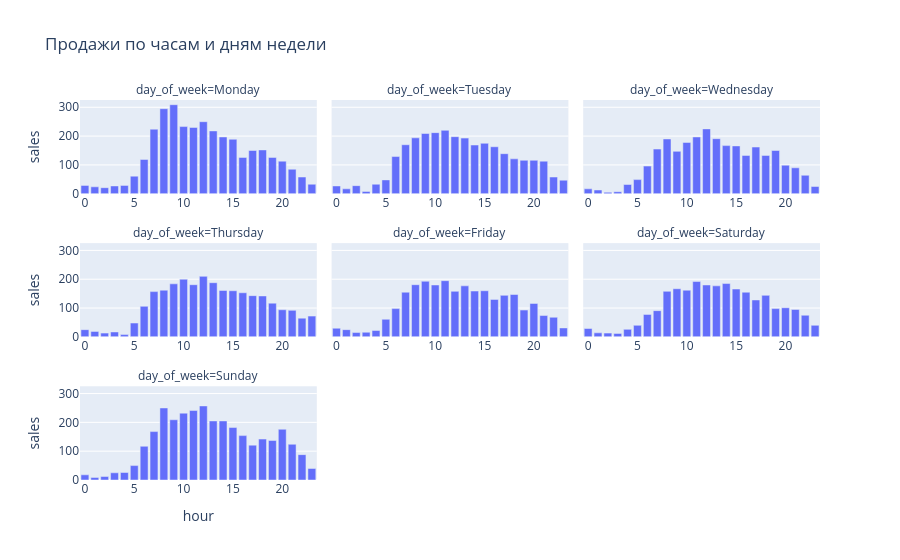

This figure's notebook cell:
### Code cell
fig = px.bar(
    sales, 
    x='hour', 
    y='sales',
    facet_col='day_of_week',
    facet_col_wrap=3,
    title='Продажи по часам и дням недели',
    facet_row_spacing=0.13,
)
fig.update_xaxes(showticklabels=True)
fig.show()

### Figure 1 — Plotly figure (JSON) as saved in the notebook; plotly's stock layout.template omitted (floating-point values rounded to 4 significant figures)
{"data": [{"hovertemplate": "day_of_week=Monday<br>hour=%{x}<br>sales=%{y}<extra></extra>", "legendgroup": "", "marker": {"color": "#636efa", "pattern": {"shape": ""}}, "name": "", "orientation": "v", "showlegend": false, "textposition": "auto", "type": "bar", "x": [0, 1, 2, 3, 4, 5, 6, 7, 8, 9, 10, 11, 12, 13, 14, 15, 16, 17, 18, 19, 20, 21, 22, 23], "xaxis": "x7", "y": [29, 24, 21, 27, 29, 61, 119, 224, 295, 309, 233, 230, 250, 218, 197, 189, 126, 150, 152, 126, 113, 85, 58, 33], "yaxis": "y7"}, {"hovertemplate": "day_of_week=Tuesday<br>hour=%{x}<br>sales=%{y}<extra></extra>", "legendgroup": "", "marker": {"color": "#636efa", "pattern": {"shape": ""}}, "name": "", "orientation": "v", "showlegend": false, "textposition": "auto", "type": "bar", "x": [0, 1, 2, 3, 4, 5, 6, 7, 8, 9, 10, 11, 12, 13, 14, 15, 16, 17, 18, 19, 20, 21, 22, 23], "xaxis": "x8", "y": [27, 17, 28, 8, 33, 48, 129, 170, 194, 209, 212, 220, 198, 193, 169, 175, 163, 139, 121, 116, 116, 113, 58, 47], "yaxis": "y8"}, {"hovertemplate": "day_of_week=Wednesday<br>hour=%{x}<br>sales=%{y}<extra></extra>", "legendgroup": "", "marker": {"color": "#636efa", "pattern": {"shape": ""}}, "name": "", "orientation": "v", "showlegend": false, "textposition": "auto", "type": "bar", "x": [0, 1, 2, 3, 4, 5, 6, 7, 8, 9, 10, 11, 12, 13, 14, 15, 16, 17, 18, 19, 20, 21, 22, 23], "xaxis": "x9", "y": [17, 13, 5, 7, 32, 49, 96, 155, 190, 147, 178, 197, 225, 191, 167, 166, 133, 162, 133, 150, 99, 90, 64, 25], "yaxis": "y9"}, {"hovertemplate": "day_of_week=Thursday<br>hour=%{x}<br>sales=%{y}<extra></extra>", "legendgroup": "", "marker": {"color": "#636efa", "pattern": {"shape": ""}}, "name": "", "orientation": "v", "showlegend": false, "textposition": "auto", "type": "bar", "x": [0, 1, 2, 3, 4, 5, 6, 7, 8, 9, 10, 11, 12, 13, 14, 15, 16, 17, 18, 19, 20, 21, 22, 23], "xaxis": "x4", "y": [25, 19, 13, 17, 8, 48, 106, 157, 162, 184, 200, 181, 210, 188, 161, 160, 153, 143, 142, 117, 94, 92, 65, 72], "yaxis": "y4"}, {"hovertemplate": "day_of_week=Friday<br>hour=%{x}<br>sales=%{y}<extra></extra>", "legendgroup": "", "marker": {"color": "#636efa", "pattern": {"shape": ""}}, "name": "", "orientation": "v", "showlegend": false, "textposition": "auto", "type": "bar", "x": [0, 1, 2, 3, 4, 5, 6, 7, 8, 9, 10, 11, 12, 13, 14, 15, 16, 17, 18, 19, 20, 21, 22, 23], "xaxis": "x5", "y": [30, 25, 15, 16, 22, 61, 98, 155, 181, 193, 180, 195, 158, 177, 159, 160, 130, 144, 147, 93, 116, 74, 68, 31], "yaxis": "y5"}, {"hovertemplate": "day_of_week=Saturday<br>hour=%{x}<br>sales=%{y}<extra></extra>", "legendgroup": "", "marker": {"color": "#636efa", "pattern": {"shape": ""}}, "name": "", "orientation": "v", "showlegend": false, "textposition": "auto", "type": "bar", "x": [0, 1, 2, 3, 4, 5, 6, 7, 8, 9, 10, 11, 12, 13, 14, 15, 16, 17, 18, 19, 20, 21, 22, 23], "xaxis": "x6", "y": [29, 14, 13, 12, 26, 40, 78, 91, 158, 167, 162, 192, 180, 177, 185, 166, 155, 128, 144, 98, 101, 95, 75, 40], "yaxis": "y6"}, {"hovertemplate": "day_of_week=Sunday<br>hour=%{x}<br>sales=%{y}<extra></extra>", "legendgroup": "", "marker": {"color": "#636efa", "pattern": {"shape": ""}}, "name": "", "orientation": "v", "showlegend": false, "textposition": "auto", "type": "bar", "x": [0, 1, 2, 3, 4, 5, 6, 7, 8, 9, 10, 11, 12, 13, 14, 15, 16, 17, 18, 19, 20, 21, 22, 23], "xaxis": "x", "y": [18, 9, 12, 25, 26, 50, 117, 168, 250, 209, 232, 241, 257, 205, 205, 182, 154, 121, 142, 137, 176, 124, 88, 40], "yaxis": "y"}], "layout": {"annotations": [{"font": {}, "showarrow": false, "text": "day_of_week=Sunday", "x": 0.16, "xanchor": "center", "xref": "paper", "y": 0.2467, "yanchor": "bottom", "yref": "paper"}, {"font": {}, "showarrow": false, "text": "day_of_week=Thursday", "x": 0.16, "xanchor": "center", "xref": "paper", "y": 0.6233, "yanchor": "bottom", "yref": "paper"}, {"font": {}, "showarrow": false, "text": "day_of_week=Friday", "x": 0.5, "xanchor": "center", "xref": "paper", "y": 0.6233, "yanchor": "bottom", "yref": "paper"}, {"font": {}, "showarrow": false, "text": "day_of_week=Saturday", "x": 0.84, "xanchor": "center", "xref": "paper", "y": 0.6233, "yanchor": "bottom", "yref": "paper"}, {"font": {}, "showarrow": false, "text": "day_of_week=Monday", "x": 0.16, "xanchor": "center", "xref": "paper", "y": 1, "yanchor": "bottom", "yref": "paper"}, {"font": {}, "showarrow": false, "text": "day_of_week=Tuesday", "x": 0.5, "xanchor": "center", "xref": "paper", "y": 1, "yanchor": "bottom", "yref": "paper"}, {"font": {}, "showarrow": false, "text": "day_of_week=Wednesday", "x": 0.84, "xanchor": "center", "xref": "paper", "y": 1, "yanchor": "bottom", "yref": "paper"}], "barmode": "relative", "legend": {"tracegroupgap": 0}, "title": {"text": "Продажи по часам и дням недели"}, "xaxis": {"anchor": "y", "domain": [0, 0.32], "showticklabels": true, "title": {"text": "hour"}}, "xaxis2": {"anchor": "y2", "domain": [0.34, 0.66], "matches": "x", "showticklabels": true, "title": {"text": "hour"}}, "xaxis3": {"anchor": "y3", "domain": [0.68, 1.0], "matches": "x", "showticklabels": true, "title": {"text": "hour"}}, "xaxis4": {"anchor": "y4", "domain": [0, 0.32], "matches": "x", "showticklabels": true}, "xaxis5": {"anchor": "y5", "domain": [0.34, 0.66], "matches": "x", "showticklabels": true}, "xaxis6": {"anchor": "y6", "domain": [0.68, 1.0], "matches": "x", "showticklabels": true}, "xaxis7": {"anchor": "y7", "domain": [0, 0.32], "matches": "x", "showticklabels": true}, "xaxis8": {"anchor": "y8", "domain": [0.34, 0.66], "matches": "x", "showticklabels": true}, "xaxis9": {"anchor": "y9", "domain": [0.68, 1.0], "matches": "x", "showticklabels": true}, "yaxis": {"anchor": "x", "domain": [0, 0.2467], "title": {"text": "sales"}}, "yaxis2": {"anchor": "x2", "domain": [0, 0.2467], "matches": "y", "showticklabels": false}, "yaxis3": {"anchor": "x3", "domain": [0, 0.2467], "matches": "y", "showticklabels": false}, "yaxis4": {"anchor": "x4", "domain": [0.3767, 0.6233], "matches": "y", "title": {"text": "sales"}}, "yaxis5": {"anchor": "x5", "domain": [0.3767, 0.6233], "matches": "y", "showticklabels": false}, "yaxis6": {"anchor": "x6", "domain": [0.3767, 0.6233], "matches": "y", "showticklabels": false}, "yaxis7": {"anchor": "x7", "domain": [0.7533, 1], "matches": "y", "title": {"text": "sales"}}, "yaxis8": {"anchor": "x8", "domain": [0.7533, 1], "matches": "y", "showticklabels": false}, "yaxis9": {"anchor": "x9", "domain": [0.7533, 1], "matches": "y", "showticklabels": false}}}
